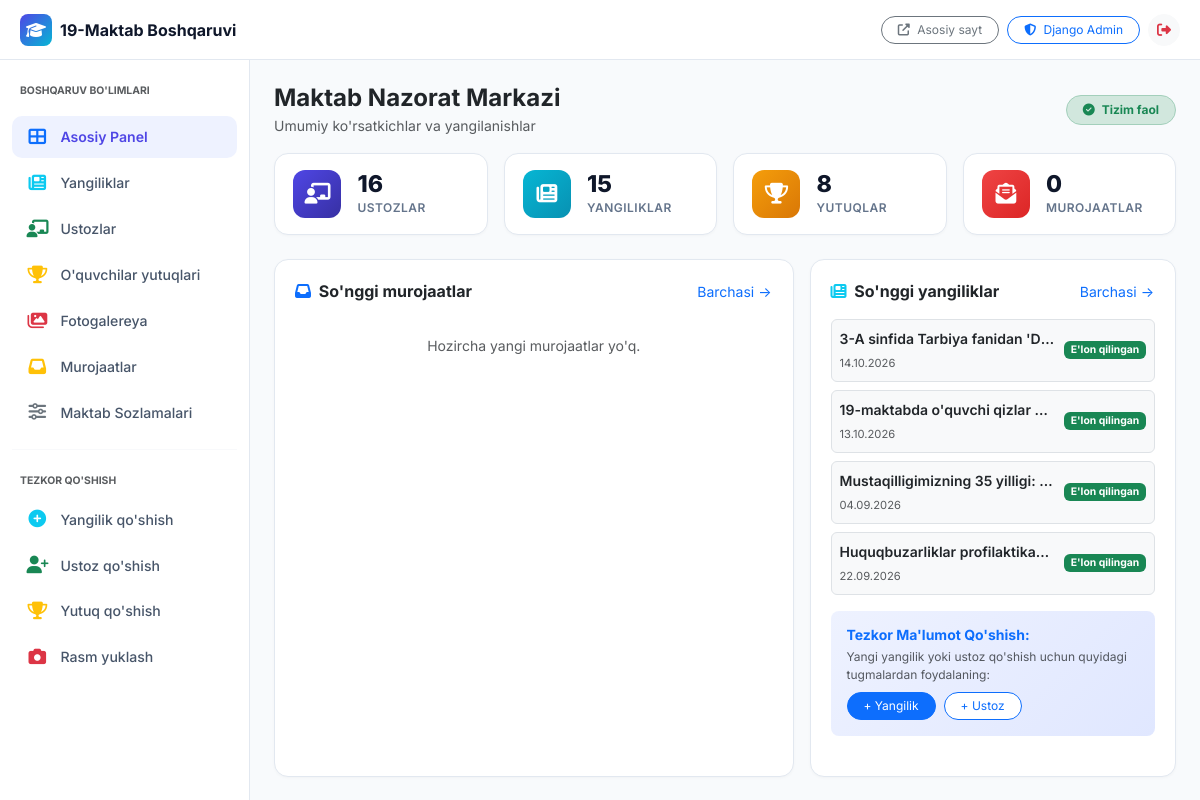
The page /dashboard/ (signed in) on the database its author committed.
### apps/news/models.py (models this page shows, shortened)
class News(models.Model):
    STATUS_CHOICES = [
        ('draft', 'Qoralama'),
        ('scheduled', 'Rejalashtirilgan'),
        ('published', "E'lon qilingan"),
        ('archived', 'Arxivlangan'),
    ]
    title = models.CharField(max_length=300, verbose_name="Sarlavha (UZ)")
    title_ru = models.CharField(max_length=300, blank=True, verbose_name="Sarlavha (RU)")
    title_en = models.CharField(max_length=300, blank=True, verbose_name="Sarlavha (EN)")
    slug = models.SlugField(max_length=320, unique=True, verbose_name="Slug")
    category = models.ForeignKey(NewsCategory, on_delete=models.SET_NULL, null=True, blank=True, related_name='news_items', verbose_name="Toifa")
    excerpt = models.TextField(max_length=500, verbose_name="Qisqa mazmun (UZ)")
    excerpt_ru = models.TextField(max_length=500, blank=True, verbose_name="Qisqa mazmun (RU)")
    excerpt_en = models.TextField(max_length=500, blank=True, verbose_name="Qisqa mazmun (EN)")
    content = models.TextField(verbose_name="Batafsil matn (UZ)")
    content_ru = models.TextField(blank=True, verbose_name="Batafsil matn (RU)")
    content_en = models.TextField(blank=True, verbose_name="Batafsil matn (EN)")
    cover_image = models.ImageField(upload_to='news/covers/', blank=True, null=True, verbose_name="Muqova rasmi")
    status = models.CharField(max_length=20, choices=STATUS_CHOICES, default='draft', verbose_name="Holati")
    is_featured = models.BooleanField(default=False, verbose_name="Muhim yangilik")
    scheduled_at = models.DateTimeField(null=True, blank=True, verbose_name="Rejalashtirilgan vaqt")
    published_at = models.DateTimeField(null=True, blank=True, verbose_name="E'lon qilingan vaqt")
    created_at = models.DateTimeField(auto_now_add=True, verbose_name="Yaratilgan vaqt")
    updated_at = models.DateTimeField(auto_now=True, verbose_name="Tahrirlangan vaqt")
    views_count = models.PositiveIntegerField(default=0, verbose_name="Ko'rishlar soni")
    class Meta:
        verbose_name = 'Yangilik'
        verbose_name_plural = 'Yangiliklar'
        ordering = ['-published_at', '-created_at']

### apps/core/dashboard_views.py (the view)
# urls.py: path('', dashboard_views.dashboard_home, name='dashboard_home'),
@staff_required
def dashboard_home(request):
    site_settings_obj = SiteSettings.objects.first()
    total_teachers = Teacher.objects.count()
    total_news = News.objects.count()
    total_achievements = Achievement.objects.count()
    total_contacts = Contact.objects.count()
    total_gallery = GalleryImage.objects.count()
    new_contacts_count = Contact.objects.filter(status='new').count()
    recent_contacts = Contact.objects.order_by('-created_at')[:4]
    recent_news = News.objects.order_by('-created_at')[:4]
    context = {
        'site_settings': site_settings_obj,
        'total_teachers': total_teachers,
        'total_news': total_news,
        'total_achievements': total_achievements,
        'total_contacts': total_contacts,
        'total_gallery': total_gallery,
        'new_contacts_count': new_contacts_count,
        'recent_contacts': recent_contacts,
        'recent_news': recent_news,
        'active_menu': 'home',
    }
    return render(request, 'dashboard/home.html', context)

### apps/core/context_processors.py (called while the page is built)
def site_settings(request):
    settings_obj = SiteSettings.objects.first()
    return {
        'site_settings': settings_obj,
    }

### apps/core/dashboard_views.py (called while the page is built)
def staff_required(view_func):
    actual_decorator = user_passes_test(
        lambda u: u.is_authenticated and u.is_staff,
        login_url='/dashboard/login/'
    )
    return actual_decorator(view_func)

### templates/dashboard/home.html (shortened to what this page needs)
{% extends 'dashboard/base.html' %}
{% block content %}
<div class="d-flex justify-content-between align-items-center mb-3">
    <div>
        <h4 class="fw-bold mb-0 text-dark">Maktab Nazorat Markazi</h4>
        <small class="text-muted">Umumiy ko'rsatkichlar va yangilanishlar</small>
    </div>
    <div class="d-none d-sm-block">
        <span class="badge bg-success-subtle text-success border border-success-subtle rounded-pill px-3 py-2">
            <i class="fas fa-check-circle me-1"></i> Tizim faol
        </span>
    </div>
</div>
<div class="row g-2 g-md-3 mb-4">
    <div class="col-6 col-lg-3">
        <div class="stat-dash-card">
            <div class="stat-dash-icon" style="background: linear-gradient(135deg, #4F46E5, #3730A3);">
                <i class="fas fa-chalkboard-teacher"></i>
            </div>
            <div>
                <div class="stat-dash-num">{{ total_teachers }}</div>
                <div class="stat-dash-label">Ustozlar</div>
            </div>
        </div>
    </div>
    <div class="col-6 col-lg-3">
        <div class="stat-dash-card">
            <div class="stat-dash-icon" style="background: linear-gradient(135deg, #06B6D4, #0891B2);">
                <i class="fas fa-newspaper"></i>
            </div>
            <div>
                <div class="stat-dash-num">{{ total_news }}</div>
                <div class="stat-dash-label">Yangiliklar</div>
            </div>
        </div>
    </div>
    <div class="col-6 col-lg-3">
        <div class="stat-dash-card">
            <div class="stat-dash-icon" style="background: linear-gradient(135deg, #F59E0B, #D97706);">
                <i class="fas fa-trophy"></i>
            </div>
            <div>
                <div class="stat-dash-num">{{ total_achievements }}</div>
                <div class="stat-dash-label">Yutuqlar</div>
            </div>
        </div>
    </div>
    <div class="col-6 col-lg-3">
        <div class="stat-dash-card">
            <div class="stat-dash-icon" style="background: linear-gradient(135deg, #EF4444, #DC2626);">
                <i class="fas fa-envelope-open-text"></i>
            </div>
            <div>
                <div class="stat-dash-num">{{ total_contacts }}</div>
                <div class="stat-dash-label">Murojaatlar</div>
            </div>
        </div>
    </div>
</div>
<div class="row g-3">
    <div class="col-12 col-lg-7">
        <div class="dash-card h-100">
            <div class="d-flex justify-content-between align-items-center mb-3">
                <h6 class="fw-bold mb-0 text-dark">
                    <i class="fas fa-inbox text-primary me-1"></i> So'nggi murojaatlar
                </h6>
                <a href="{% url 'dashboard_contacts' %}" class="btn btn-sm btn-link text-decoration-none p-0 small">
                    Barchasi &rarr;
                </a>
            </div>
            {% if recent_contacts %}
                <div class="d-flex flex-column gap-2">
                    {% for item in recent_contacts %}
                        <div class="p-2 p-md-3 rounded-3 bg-light border d-flex justify-content-between align-items-start gap-2">
                            <div class="overflow-hidden">
                                <div class="d-flex align-items-center gap-2 mb-1">
                                    <strong class="small text-dark">{{ item.full_name }}</strong>
                                    <span class="badge-status status-{{ item.status }}">{{ item.get_status_display }}</span>
                                </div>
                                <p class="text-muted small mb-1 text-truncate" style="max-width: 320px;">
                                    <strong>{{ item.subject }}:</strong> {{ item.message }}
                                </p>
                                <small class="text-secondary" style="font-size: 0.7rem;">
                                    <i class="far fa-clock me-1"></i> {{ item.created_at|date:"d.m.Y H:i" }} | {{ item.phone|default:item.email }}
                                </small>
                            </div>
                            <a href="{% url 'dashboard_contacts' %}?status={{ item.status }}" class="btn btn-sm btn-outline-primary py-0 px-2 rounded-pill" style="font-size: 0.72rem; white-space: nowrap;">
                                Ko'rish
                            </a>
                        </div>
                    {% endfor %}
                </div>
            {% else %}
                <p class="text-muted small mb-0 py-3 text-center">Hozircha yangi murojaatlar yo'q.</p>
            {% endif %}
        </div>
    </div>
    <div class="col-12 col-lg-5">
        <div class="dash-card h-100">
            <div class="d-flex justify-content-between align-items-center mb-3">
                <h6 class="fw-bold mb-0 text-dark">
                    <i class="fas fa-newspaper text-info me-1"></i> So'nggi yangiliklar
                </h6>
                <a href="{% url 'dashboard_news' %}" class="btn btn-sm btn-link text-decoration-none p-0 small">
                    Barchasi &rarr;
                </a>
            </div>
            {% if recent_news %}
                <div class="d-flex flex-column gap-2 mb-3">
                    {% for n in recent_news %}
                        <div class="d-flex align-items-center justify-content-between p-2 rounded-2 border bg-light">
                            <div class="overflow-hidden me-2">
                                <div class="small fw-semibold text-truncate text-dark">{{ n.title }}</div>
                                <small class="text-muted" style="font-size: 0.7rem;">{{ n.published_at|date:"d.m.Y"|default:"Qoralama" }}</small>
                            </div>
                            <span class="badge {% if n.status == 'published' %}bg-success{% else %}bg-secondary{% endif %}" style="font-size: 0.65rem;">
                                {{ n.get_status_display }}
                            </span>
                        </div>
                    {% endfor %}
                </div>
            {% endif %}
            <div class="p-3 rounded-3" style="background: linear-gradient(135deg, #EEF2FF, #E0E7FF);">
                <h6 class="fw-bold mb-1 text-primary small">Tezkor Ma'lumot Qo'shish:</h6>
                <p class="text-muted small mb-2" style="font-size: 0.75rem;">Yangi yangilik yoki ustoz qo'shish uchun quyidagi tugmalardan foydalaning:</p>
                <div class="d-flex gap-2 flex-wrap">
                    <a href="/admin/news/news/add/" class="btn btn-sm btn-primary rounded-pill px-3 py-1" style="font-size: 0.75rem;">
                        + Yangilik
                    </a>
                    <a href="/admin/teachers/teacher/add/" class="btn btn-sm btn-outline-primary bg-white rounded-pill px-3 py-1" style="font-size: 0.75rem;">
                        + Ustoz
                    </a>
                </div>
            </div>
        </div>
    </div>
</div>
{% endblock %}

### templates/dashboard/base.html (style rules this page uses)
:root { --primary: #4F46E5; --primary-dark: #3730A3; --secondary: #06B6D4; --accent: #FACC15; --bg-color: #F8FAFC; --card-bg: #FFFFFF; --text-main: #0F172A; --text-muted: #64748B; --border-color: #E2E8F0; --sidebar-width: 250px; }
body { font-family: 'Inter', system-ui, -apple-system, sans-serif; background-color: var(--bg-color); color: var(--text-main); min-height: 100vh; margin: 0; padding-bottom: 70px; }
@media (min-width: 992px) { body { padding-bottom: 0; } }
.dash-card { background: #FFFFFF; border: 1px solid var(--border-color); border-radius: 14px; padding: 1.25rem; box-shadow: 0 1px 3px rgba(0, 0, 0, 0.03); margin-bottom: 1.25rem; }
.stat-dash-card { background: #FFFFFF; border: 1px solid var(--border-color); border-radius: 14px; padding: 1rem 1.15rem; display: flex; align-items: center; gap: 1rem; box-shadow: 0 1px 3px rgba(0, 0, 0, 0.03); }
.stat-dash-icon { width: 48px; height: 48px; border-radius: 12px; display: flex; align-items: center; justify-content: center; font-size: 1.3rem; color: #FFFFFF; flex-shrink: 0; }
.stat-dash-num { font-size: 1.45rem; font-weight: 800; line-height: 1.2; color: #0F172A; }
.stat-dash-label { font-size: 0.75rem; color: #64748B; font-weight: 600; text-transform: uppercase; letter-spacing: 0.04em; }

### rows shown on the page
News: title "3-A sinfida Tarbiya fanidan 'D…", published_at "14.10.2026", status "E'lon qilingan"
News: title "19-maktabda o'quvchi qizlar…", published_at "13.10.2026", status "E'lon qilingan"
News: title "Mustaqilligimizning 35 yilligi:…", published_at "04.09.2026", status "E'lon qilingan"
News: title "Huquqbuzarliklar profilaktika…", published_at "22.09.2026", status "E'lon qilingan"

### other values the page prints
{{ total_teachers }} "16"
{{ total_news }} "15"
{{ total_achievements }} "8"
{{ total_contacts }} "0"
